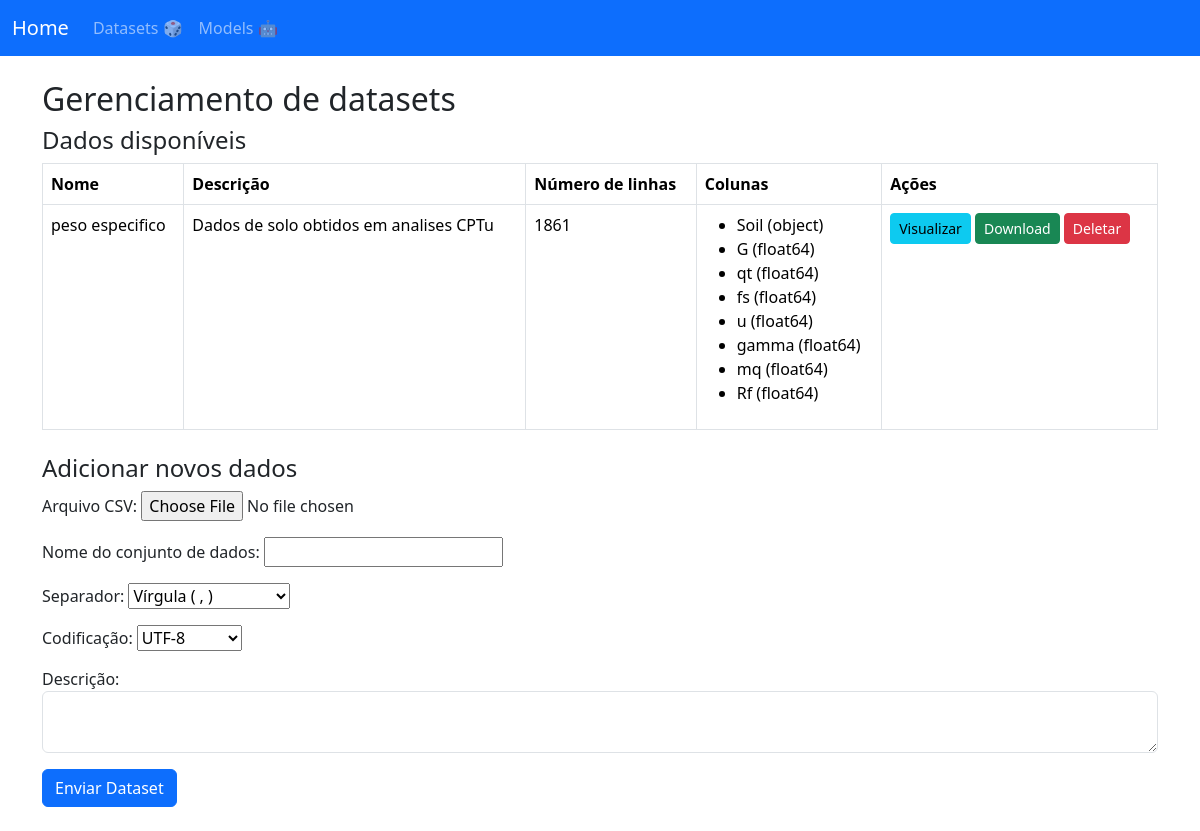
The app's page /manage_datasets/, older data.
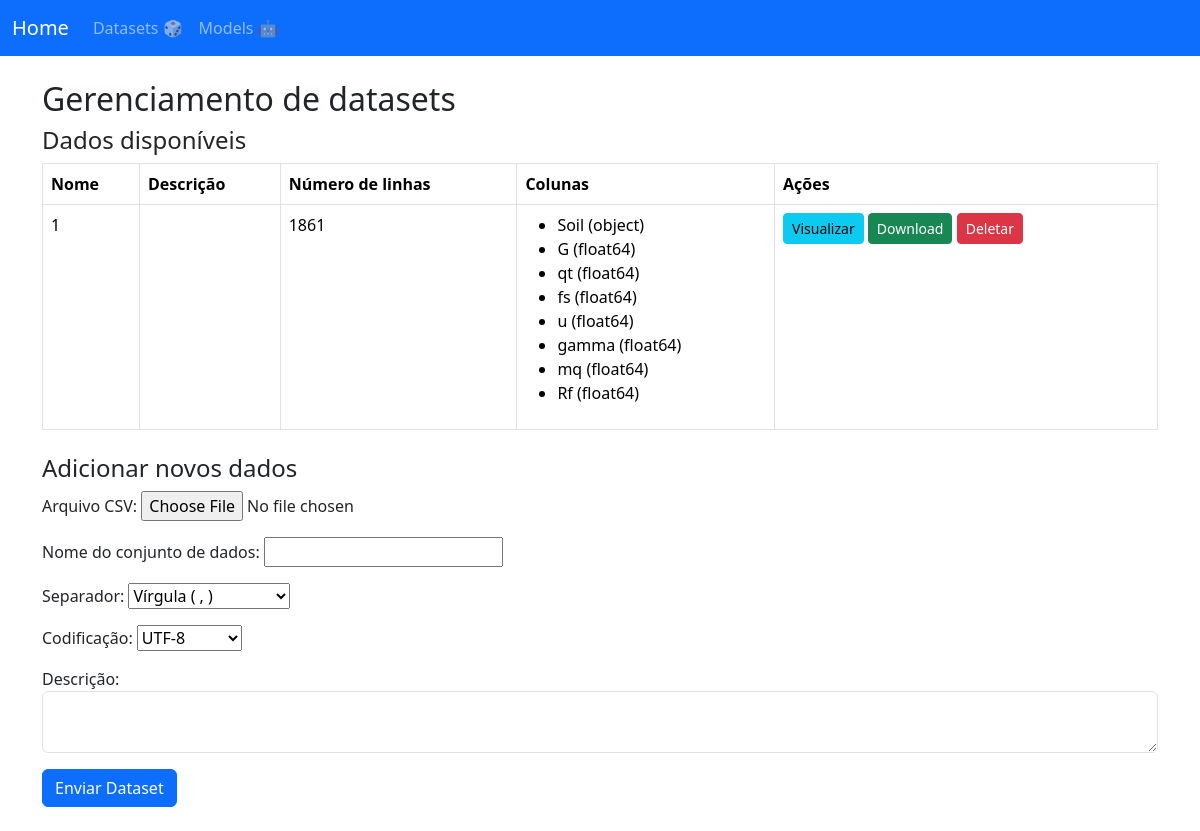
The same page, newer data.
### manage_datasets/models.py (models this page shows, shortened)
class Dataset(models.Model):
    file = models.FileField(
        upload_to="datasets/", help_text="The CSV file containing the dataset"
    )
    name = models.CharField(max_length=100, help_text="Name of the dataset")
    separator = models.CharField(
        max_length=10,
        default=",",
        help_text="Separator used in the CSV file (e.g., ',', ';', '\t')",
    )
    encoding = models.CharField(
        max_length=20,
        default="utf-8",
        help_text="Encoding of the CSV file (e.g., 'utf-8', 'latin-1')",
    )
    description = models.TextField(
        blank=True, null=True, help_text="A brief description of the dataset's contents"
    )
    date = models.DateTimeField(
        auto_now_add=True, help_text="Date and time when the dataset was uploaded"
    )
    n_rows = models.IntegerField(default=0, help_text="Number of rows in the dataset")
    columns = models.JSONField(
        help_text="JSON representation of the column names and their data types"
    )
    n_columns = models.IntegerField(
        default=0, help_text="Number of columns in the dataset"
    )
    uploaded_by = models.ForeignKey(
        User,
        on_delete=models.SET_NULL,
        blank=True,
        null=True,
        help_text="User who uploaded the dataset",
    )
    plots_context = models.JSONField(
        blank=True, null=True, help_text="Cached plots for visualization"
    )
    stats_context = models.JSONField(
        blank=True, null=True, help_text="Cached stats for visualization"
    )
    head_context = models.TextField(
        blank=True,
        null=True,
        help_text="Cached HTML for the head of the dataset for visualization",
    )

### manage_datasets/views.py (the view, shortened to what this page needs)
# urls.py: path("", include("manage_datasets.urls")),
def manage_datasets(request):
    if not os.path.exists(settings.DATASETS_DIR):
        os.makedirs(settings.DATASETS_DIR)
    datasets = Dataset.objects.all().order_by("-date")
    upload_form = UploadCSVForm()
    return render(
        request,
        "manage_datasets.html",
        {"upload_form": upload_form, "datasets": datasets},
    )

### manage_datasets/forms.py
class UploadCSVForm(forms.Form):
    file = forms.FileField(label="Arquivo CSV")
    name = forms.CharField(label="Nome do conjunto de dados", max_length=64)
    separator = forms.ChoiceField(
        choices=[
            (",", "Vírgula ( , )"),
            (";", "Ponto e vírgula ( ; )"),
            ("|", "Barra vertical ( | )"),
            ("\\t", "Tabulação ( \\t )"),
        ],
        label="Separador",
    )
    encoding = forms.ChoiceField(
        choices=[
            ("utf-8", "UTF-8"),
            ("latin-1", "Latin-1"),
            ("iso-8859-1", "ISO-8859-1"),
            ("cp1252", "CP1252"),
        ],
        label="Codificação",
        initial="utf-8",
    )
    description = forms.CharField(
        label="Descrição",
        max_length=512,
        widget=forms.Textarea(attrs={"class": "form-control", "rows": 2}),
        required=False,
    )

### templates/manage_datasets.html (shortened to what this page needs)
{% extends 'base.html' %}
{% block content %}
<h2>Gerenciamento de datasets</h2>
<h4>Dados disponíveis</h4>
<table class="table table-bordered">
    <thead>
        <tr>
            <th>Nome</th>
            <th>Descrição</th>
            <th>Número de linhas</th>
            <th>Colunas</th>
            <th>Ações</th>
        </tr>
    </thead>
    <tbody>
        {% for ds in datasets %}
        <tr>
            <td>{{ ds.name }}</td>
            <td>{{ ds.description }}</td>
            <td>{{ ds.n_rows }}</td>
            <td>
                <ul>
                    {% for col, type in ds.columns.items %}
                        <li>{{ col }} ({{ type }})</li>
                    {% endfor %}
                </ul>
            </td>
            <td>
                <button type="button"
                        class="btn btn-sm btn-info mb-2 visualize-btn"
                        data-url="{% url 'visualize_dataset_view' ds.pk %}">
                    Visualizar
                </button>
                <a href="{% url 'download_dataset_view' ds.pk %}"
                   class="btn btn-sm btn-success mb-2">
                    Download
                </a>
                <a href="{% url 'delete_dataset_view' ds.pk %}"
                   class="btn btn-sm btn-danger mb-2"
                   onclick="return confirm('Tem certeza que deseja apagar permanentemente este dataset?');">
                   Deletar
                </a>
            </td>
        </tr>
        {% empty %}
        <tr>
            <td colspan="5">Nenhum dataset encontrado.</td>
        </tr>
        {% endfor %}
    </tbody>
</table>
<h4>Adicionar novos dados</h4>
<form method="post" enctype="multipart/form-data" class="mb-4">
    {% for field in upload_form %}
        <div class="mb-3">
            {{ field.label_tag }}
            {{ field }}
        </div>
    {% endfor %}
    <button type="submit" name="upload_csv" class="btn btn-primary">Enviar Dataset</button>
</form>
{% endblock %}

### templates/base.html (shortened to what this page needs)
<!DOCTYPE html>
<html lang="pt-br">
<head>
    <link href="https://cdn.jsdelivr.net/npm/bootstrap@5.3.3/dist/css/bootstrap.min.css" rel="stylesheet">
</head>
<body>
    <nav class="navbar navbar-expand-lg navbar-dark bg-primary">
      <div class="container-fluid">
        <a class="navbar-brand" href="{% url 'home_view' %}">Home</a>
        <div class="collapse navbar-collapse">
          <ul class="navbar-nav me-auto">
            <li class="nav-item"><a class="nav-link" href="{% url 'manage_datasets_view' %}">Datasets 🎲</a></li>
            <li class="nav-item"><a class="nav-link" href="{% url 'manage_MLmodels_view' %}">Models 🤖</a></li>
          </ul>
        </div>
      </div>
    </nav>
    <div class="container mt-4">
        {% block content %}{% endblock %}
    </div>
</body>
</html>

Row changes from the older to the newer data that the page shows:
removed Dataset: name "peso especifico", description "Dados de solo obtidos em analises CPTu", n_rows "1861", columns "Soil" "G" "qt" "fs" "u" "gamma" "mq" "Rf", columns "object" "float64" "float64" "float64" "float64" "float64" "float64" "float64"
added Dataset: name "1", n_rows "1861", columns "Soil" "G" "qt" "fs" "u" "gamma" "mq" "Rf", columns "object" "float64" "float64" "float64" "float64" "float64" "float64" "float64"
